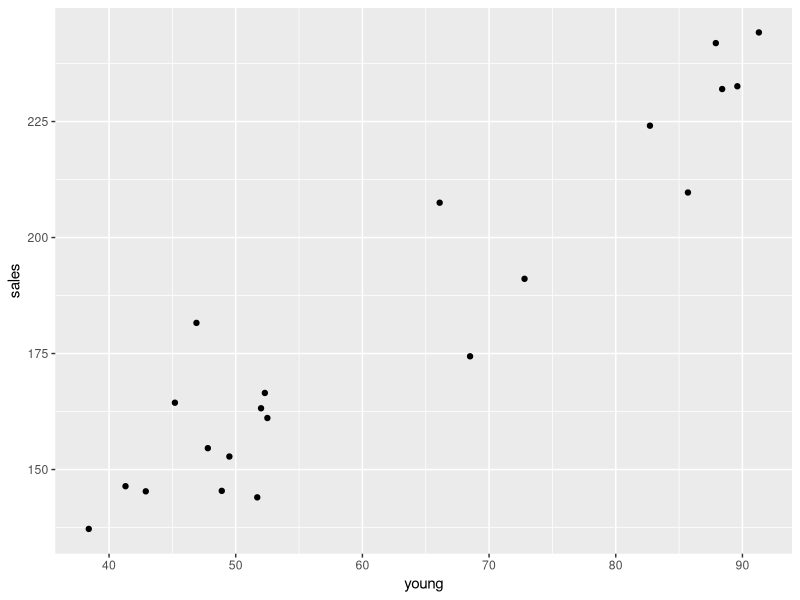
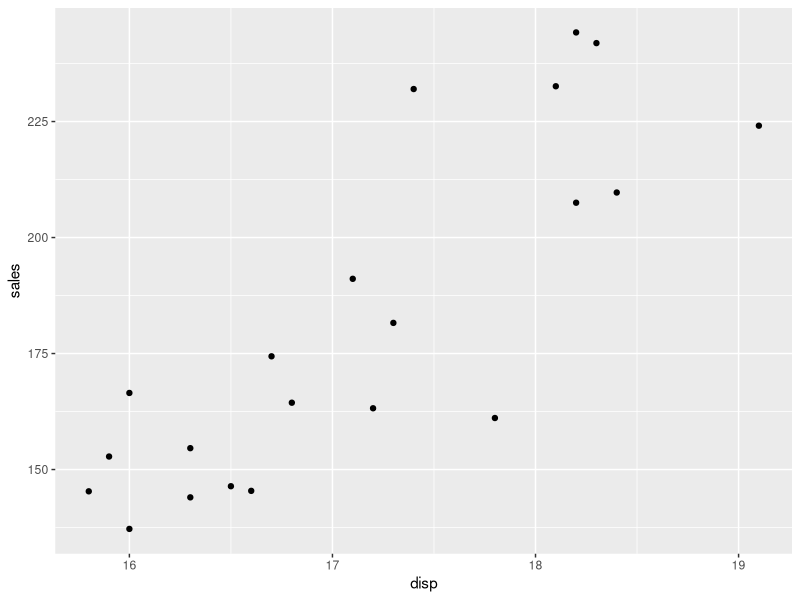
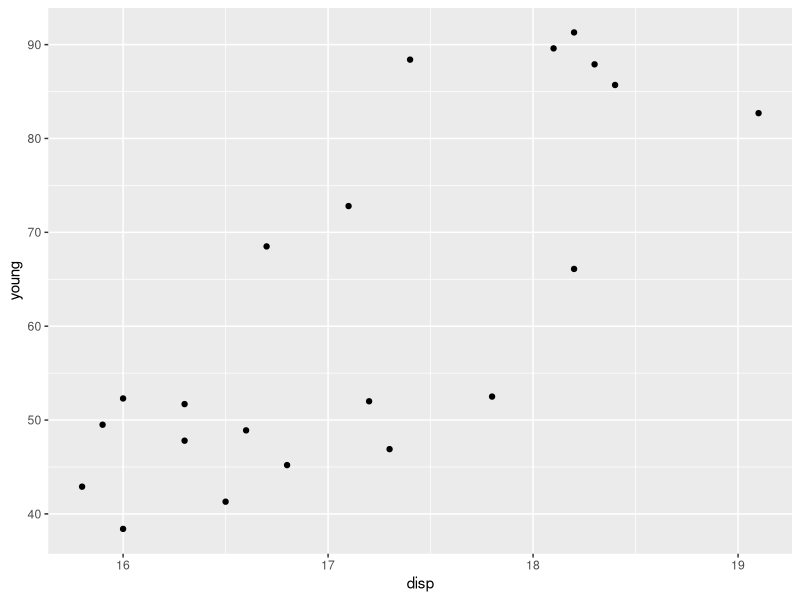
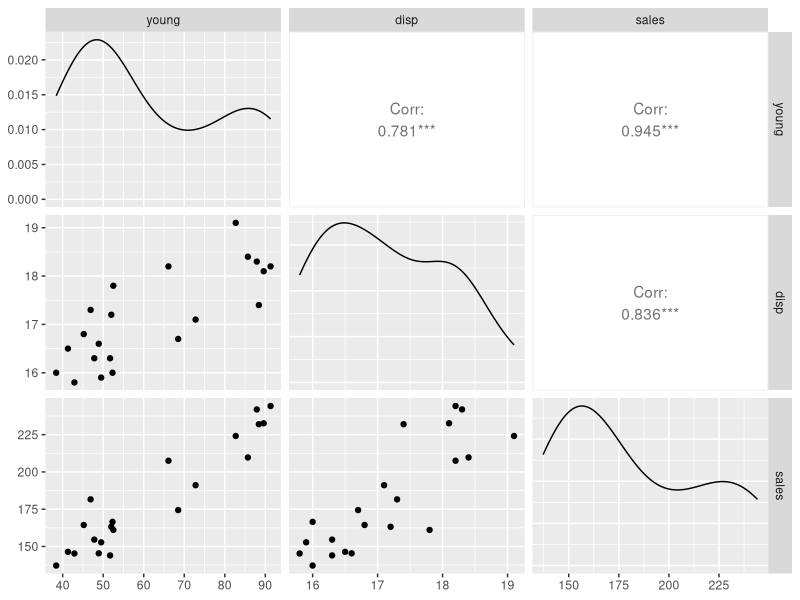
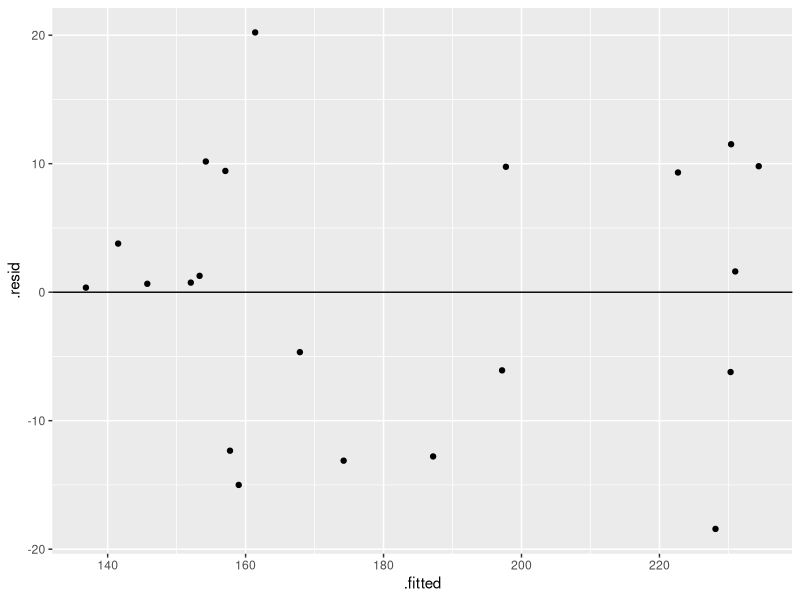
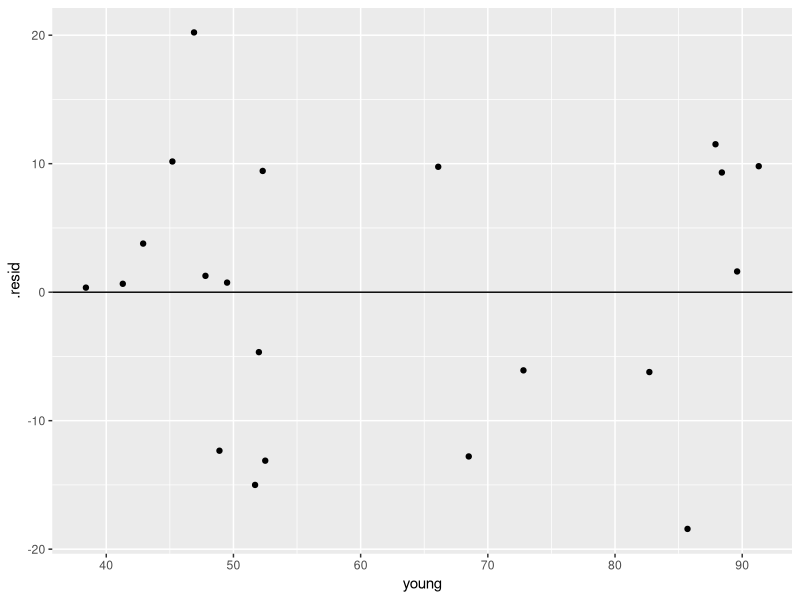
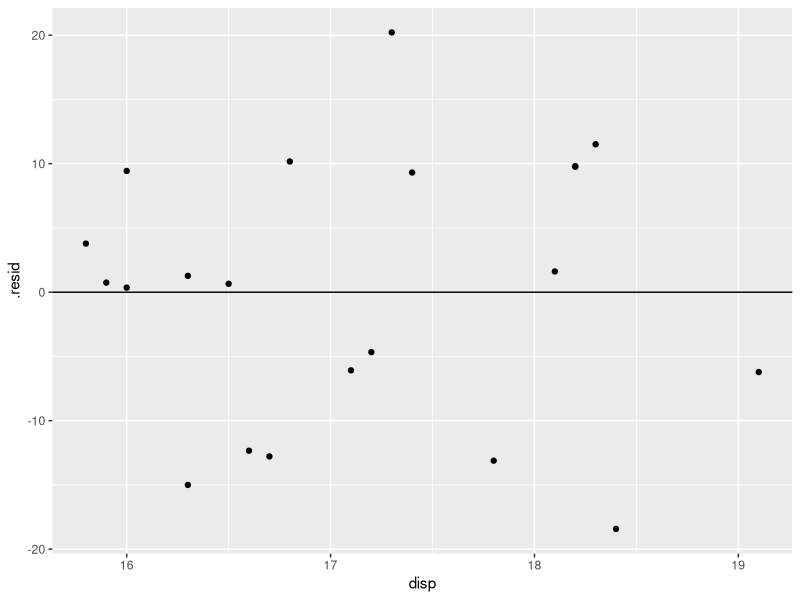
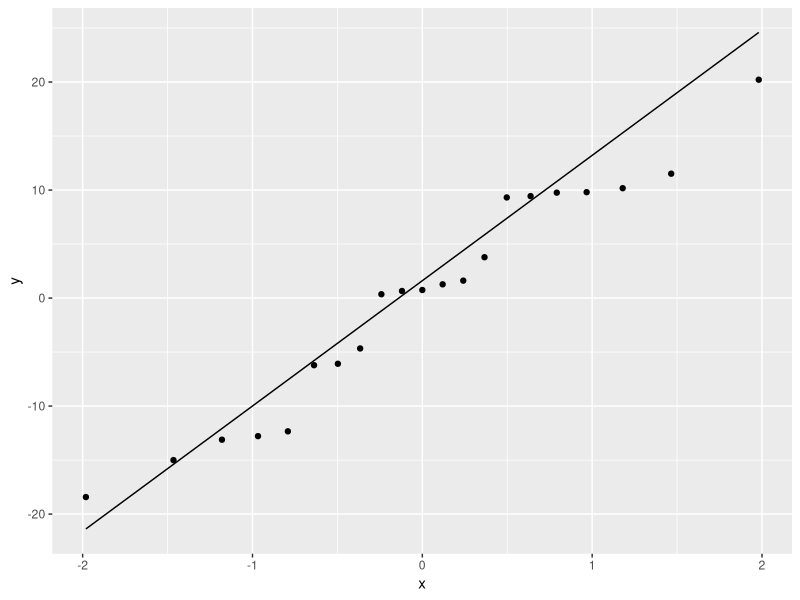

These figures' R source, in order:
## ---- chunk 1
knitr::opts_chunk$set(echo = TRUE)
library(tidyverse)
library(broom)
## ---- chunk 2
    portrait <- tribble(~young, ~disp, ~sales,
                        68.5,   16.7,  174.4,
                        45.2,   16.8,  164.4,
                        91.3,   18.2,  244.2,
                        47.8,   16.3,  154.6,
                        46.9,   17.3,  181.6,
                        66.1,   18.2,  207.5,
                        49.5,   15.9,  152.8,
                        52.0,   17.2,  163.2,
                        48.9,   16.6,  145.4,
                        38.4,   16.0,  137.2,
                        87.9,   18.3,  241.9,
                        72.8,   17.1,  191.1,
                        88.4,   17.4,  232.0,
                        42.9,   15.8,  145.3,
                        52.5,   17.8,  161.1,
                        85.7,   18.4,  209.7,
                        41.3,   16.5,  146.4,
                        51.7,   16.3,  144.0,
                        89.6,   18.1,  232.6,
                        82.7,   19.1,  224.1,
                        52.3,   16.0,  166.5)
## ---- chunk 3
ggplot(portrait, aes(x = young, y = sales)) +
  geom_point()
## ---- chunk 4
ggplot(portrait, aes(x = disp, y = sales)) +
  geom_point()
## ---- chunk 5
ggplot(portrait, aes(x = disp, y = young)) +
  geom_point()
## ---- chunk 6
install.packages("GGally")
library(GGally)
ggpairs(portrait)
## ---- chunk 7
lm_portrait <- lm(sales ~ young + disp, data = portrait)
tidy(lm_portrait, conf.int = TRUE)
## ---- chunk 8
lm_disp <- lm(sales ~ disp, data = portrait) # SLR of sales on disposable income
tidy(lm_disp)
## ---- chunk 9
tidy(lm_portrait) # estimates of the MLR
## ---- chunk 10
augment(lm_portrait)
## ---- chunk 11
newdf <- data.frame(young = c(60, 55), disp = c(15, 15.5))
predict(object = lm_portrait, newdata = newdf)
## ---- chunk 12
predict(object = lm_portrait, newdata = newdf, interval = "confidence")
## ---- chunk 13
predict(object = lm_portrait, newdata = newdf, interval = "prediction")
## ---- chunk 14
aport <- augment(x = lm_portrait)
ggplot(data = aport, mapping = aes(x = .fitted, y = .resid)) +
  geom_point() +
  geom_hline(yintercept = 0)
## ---- chunk 15
ggplot(data = aport, mapping = aes(x = young, y = .resid)) +
  geom_point() +
  geom_hline(yintercept = 0)
## ---- chunk 16
ggplot(data = aport, mapping = aes(x = disp, y = .resid)) +
  geom_point() +
  geom_hline(yintercept = 0)
## ---- chunk 17
ggplot(data = aport, mapping = aes(sample = .resid)) +
  geom_qq() +
  geom_qq_line()
## ---- chunk 18
est <- read_csv("../week_8/estate.csv")
est
## ---- chunk 19
lm_est <- lm(price ~ area + lot, data = est)
lm_est
## ---- chunk 20
aest <- augment(lm_est)
ggplot(aest, aes(x = .fitted, y = .resid)) +
  geom_point() +
  geom_hline(yintercept = 0)
## ---- chunk 21
ggplot(aest, aes(x = area, y = .resid)) +
  geom_point() +
  geom_hline(yintercept = 0)
## ---- chunk 22
ggplot(aest, aes(x = lot, y = .resid)) +
  geom_point() +
  geom_hline(yintercept = 0)
## ---- chunk 23
logest <- mutate(log_price = log(price), log_area = log(area), log_lot = log(lot), est)
lm_logest <- lm(log_price ~ log_area + log_lot, logest)
alogest <- augment(lm_logest)
ggplot(alogest, aes(x = .fitted, y = .resid)) +
  geom_point() +
  geom_hline(yintercept = 0) +
  geom_smooth(method = "loess")
## ---- chunk 24
ggplot(alogest, aes(x = log_area, y = .resid)) +
  geom_point() +
  geom_hline(yintercept = 0)
## ---- chunk 25
ggplot(alogest, aes(x = log_lot, y = .resid)) +
  geom_point() +
  geom_hline(yintercept = 0)
## ---- chunk 26
tidy(lm_logest, conf.int = TRUE)
## ---- chunk 27
2^1.2198
2^0.1103
## ---- chunk 28
newdf <- data.frame(log_area = log(1000), log_lot = log(10000))
predict(object = lm_logest, newdata = newdf , interval = "prediction")
## ---- chunk 29
exp(11.40567)
exp(10.86621)
exp(11.84513)
